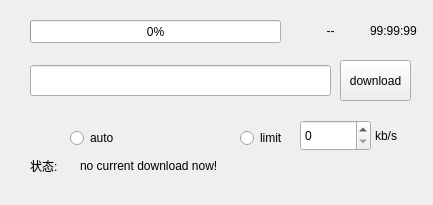
<?xml version="1.0" encoding="UTF-8"?>
<ui version="4.0">
 <class>MainWindow</class>
 <widget class="QMainWindow" name="MainWindow">
  <property name="geometry">
   <rect>
    <x>0</x>
    <y>0</y>
    <width>433</width>
    <height>205</height>
   </rect>
  </property>
  <property name="windowTitle">
   <string>TTKDownloadLimit</string>
  </property>
  <widget class="QWidget" name="centralWidget">
   <widget class="QProgressBar" name="progressBar">
    <property name="geometry">
     <rect>
      <x>30</x>
      <y>20</y>
      <width>251</width>
      <height>23</height>
     </rect>
    </property>
    <property name="value">
     <number>0</number>
    </property>
    <property name="alignment">
     <set>Qt::AlignCenter</set>
    </property>
   </widget>
   <widget class="QPushButton" name="downloadButton">
    <property name="geometry">
     <rect>
      <x>340</x>
      <y>60</y>
      <width>71</width>
      <height>41</height>
     </rect>
    </property>
    <property name="text">
     <string>download</string>
    </property>
   </widget>
   <widget class="QLineEdit" name="pathEdit">
    <property name="geometry">
     <rect>
      <x>30</x>
      <y>65</y>
      <width>301</width>
      <height>31</height>
     </rect>
    </property>
   </widget>
   <widget class="QSpinBox" name="limitValueBox">
    <property name="geometry">
     <rect>
      <x>300</x>
      <y>120</y>
      <width>71</width>
      <height>31</height>
     </rect>
    </property>
    <property name="minimum">
     <number>0</number>
    </property>
    <property name="maximum">
     <number>10240</number>
    </property>
   </widget>
   <widget class="QLabel" name="restOfTime">
    <property name="geometry">
     <rect>
      <x>370</x>
      <y>20</y>
      <width>51</width>
      <height>21</height>
     </rect>
    </property>
    <property name="text">
     <string>99:99:99</string>
    </property>
   </widget>
   <widget class="QLabel" name="downloadSpeed">
    <property name="geometry">
     <rect>
      <x>300</x>
      <y>20</y>
      <width>61</width>
      <height>21</height>
     </rect>
    </property>
    <property name="text">
     <string>--</string>
    </property>
    <property name="alignment">
     <set>Qt::AlignCenter</set>
    </property>
   </widget>
   <widget class="QRadioButton" name="autoButton">
    <property name="geometry">
     <rect>
      <x>70</x>
      <y>130</y>
      <width>51</width>
      <height>16</height>
     </rect>
    </property>
    <property name="text">
     <string>auto</string>
    </property>
   </widget>
   <widget class="QRadioButton" name="limitButton">
    <property name="geometry">
     <rect>
      <x>240</x>
      <y>130</y>
      <width>51</width>
      <height>16</height>
     </rect>
    </property>
    <property name="text">
     <string>limit</string>
    </property>
   </widget>
   <widget class="QLabel" name="SpeedLabel">
    <property name="geometry">
     <rect>
      <x>375</x>
      <y>125</y>
      <width>31</width>
      <height>21</height>
     </rect>
    </property>
    <property name="text">
     <string>kb/s</string>
    </property>
   </widget>
   <widget class="QLabel" name="downloadStatusLabel">
    <property name="geometry">
     <rect>
      <x>80</x>
      <y>155</y>
      <width>331</width>
      <height>21</height>
     </rect>
    </property>
    <property name="text">
     <string>no current download now!</string>
    </property>
   </widget>
   <widget class="QLabel" name="state">
    <property name="geometry">
     <rect>
      <x>30</x>
      <y>155</y>
      <width>41</width>
      <height>21</height>
     </rect>
    </property>
    <property name="text">
     <string>状态:</string>
    </property>
   </widget>
  </widget>
  <widget class="QMenuBar" name="menuBar">
   <property name="geometry">
    <rect>
     <x>0</x>
     <y>0</y>
     <width>433</width>
     <height>23</height>
    </rect>
   </property>
  </widget>
 </widget>
 <layoutdefault spacing="6" margin="11"/>
 <resources/>
 <connections/>
</ui>
